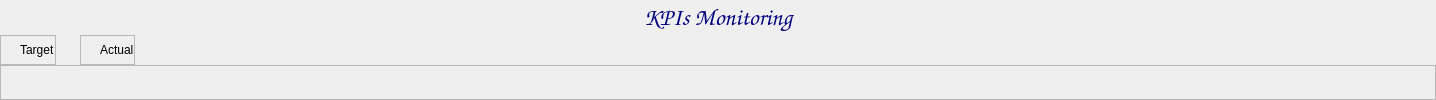
      <widget class="QWidget" name="KPI_monitoring_page">
       <layout class="QVBoxLayout" name="verticalLayout_89" stretch="0,0,0">
        <property name="spacing">
         <number>0</number>
        </property>
        <property name="leftMargin">
         <number>0</number>
        </property>
        <property name="topMargin">
         <number>0</number>
        </property>
        <property name="rightMargin">
         <number>0</number>
        </property>
        <property name="bottomMargin">
         <number>0</number>
        </property>
        <item>
         <widget class="QLabel" name="label_98">
          <property name="sizePolicy">
           <sizepolicy hsizetype="Preferred" vsizetype="Preferred">
            <horstretch>0</horstretch>
            <verstretch>0</verstretch>
           </sizepolicy>
          </property>
          <property name="maximumSize">
           <size>
            <width>16777215</width>
            <height>70</height>
           </size>
          </property>
          <property name="font">
           <font>
            <family>Comic Sans MS</family>
            <pointsize>18</pointsize>
           </font>
          </property>
          <property name="text">
           <string>&lt;html&gt;&lt;head/&gt;&lt;body&gt;&lt;p align=&quot;center&quot;&gt;&lt;span style=&quot; font-weight:600; color:#00007f;&quot;&gt;KPIs Monitoring&lt;/span&gt;&lt;/p&gt;&lt;/body&gt;&lt;/html&gt;</string>
          </property>
         </widget>
        </item>
        <item>
         <widget class="QWidget" name="KPI_page_legend" native="true">
          <property name="maximumSize">
           <size>
            <width>16777215</width>
            <height>30</height>
           </size>
          </property>
          <layout class="QHBoxLayout" name="horizontalLayout_112">
           <property name="spacing">
            <number>24</number>
           </property>
           <property name="leftMargin">
            <number>0</number>
           </property>
           <property name="topMargin">
            <number>0</number>
           </property>
           <property name="rightMargin">
            <number>0</number>
           </property>
           <property name="bottomMargin">
            <number>0</number>
           </property>
           <item>
            <widget class="QFrame" name="frame_161">
             <property name="frameShape">
              <enum>QFrame::StyledPanel</enum>
             </property>
             <property name="frameShadow">
              <enum>QFrame::Raised</enum>
             </property>
             <layout class="QHBoxLayout" name="horizontalLayout_110">
              <property name="spacing">
               <number>12</number>
              </property>
              <property name="leftMargin">
               <number>0</number>
              </property>
              <property name="topMargin">
               <number>0</number>
              </property>
              <property name="rightMargin">
               <number>0</number>
              </property>
              <property name="bottomMargin">
               <number>0</number>
              </property>
              <item>
               <widget class="QLabel" name="KPI_target_colorbox">
                <property name="text">
                 <string/>
                </property>
               </widget>
              </item>
              <item>
               <widget class="QLabel" name="label_104">
                <property name="text">
                 <string>Target</string>
                </property>
               </widget>
              </item>
             </layout>
            </widget>
           </item>
           <item>
            <widget class="QFrame" name="frame_162">
             <property name="frameShape">
              <enum>QFrame::StyledPanel</enum>
             </property>
             <property name="frameShadow">
              <enum>QFrame::Raised</enum>
             </property>
             <layout class="QHBoxLayout" name="horizontalLayout_111">
              <property name="spacing">
               <number>12</number>
              </property>
              <property name="leftMargin">
               <number>0</number>
              </property>
              <property name="topMargin">
               <number>0</number>
              </property>
              <property name="rightMargin">
               <number>0</number>
              </property>
              <property name="bottomMargin">
               <number>0</number>
              </property>
              <item>
               <widget class="QLabel" name="KPI_actual_colorbox">
                <property name="text">
                 <string/>
                </property>
               </widget>
              </item>
              <item>
               <widget class="QLabel" name="label_106">
                <property name="text">
                 <string>Actual</string>
                </property>
               </widget>
              </item>
             </layout>
            </widget>
           </item>
           <item>
            <spacer name="horizontalSpacer_12">
             <property name="orientation">
              <enum>Qt::Horizontal</enum>
             </property>
             <property name="sizeHint" stdset="0">
              <size>
               <width>1301</width>
               <height>20</height>
              </size>
             </property>
            </spacer>
           </item>
          </layout>
         </widget>
        </item>
        <item>
         <widget class="QFrame" name="frame_160">
          <property name="frameShape">
           <enum>QFrame::StyledPanel</enum>
          </property>
          <property name="frameShadow">
           <enum>QFrame::Raised</enum>
          </property>
         </widget>
        </item>
       </layout>
      </widget>
